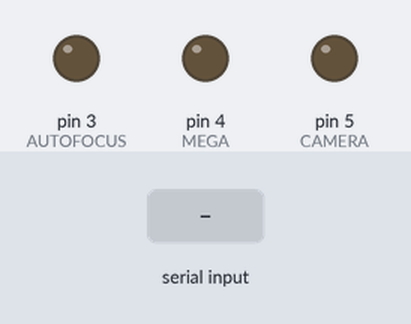
Recording of a sketch running on a simulated Arduino Mega 2560, built with avr-gcc and run on an emulated ATmega2560. On the bench: output pins drawn as LEDs (lit = HIGH). Dashed ring = blinking. Inputs (shaded band) come from the test bench.

Above: at 1.2 s.
1.3 s: "m" received over Serial
At 2.12 s:
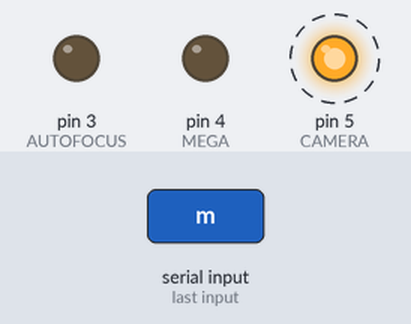
4.3 s: "r" received over Serial
At 5.7 s:
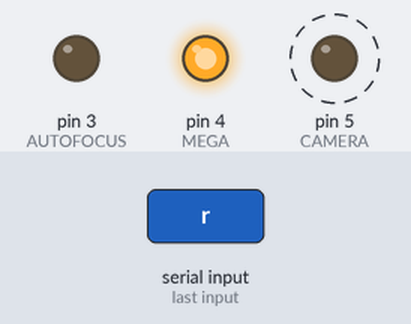
7.3 s: "c" received over Serial
At 8.9 s:
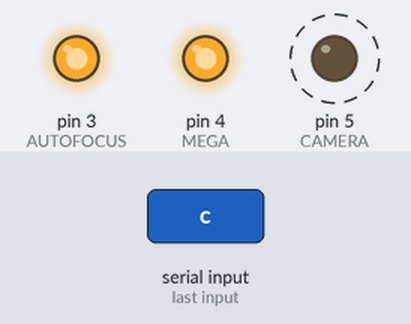
10.3 s: "r" received over Serial
At 10.42 s:
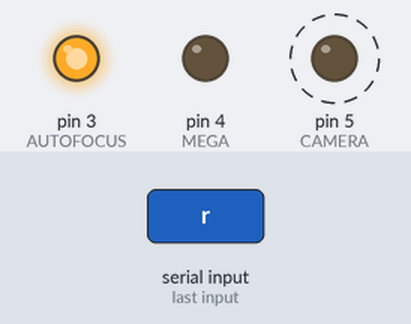
12.0 s: "l" received over Serial
At 13.0 s:
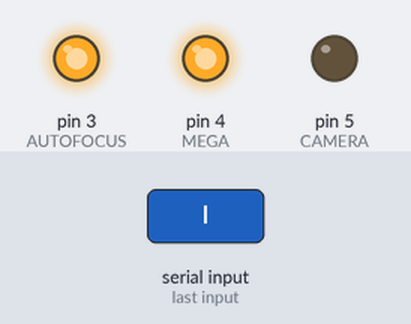
13.5 s: "j" received over Serial
At 14.6 s:
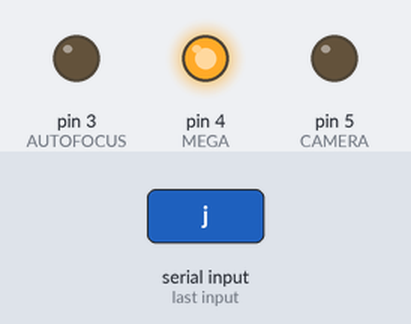
Timing chart, 0 to 16.0 s (numbered marks = the images above; inputs shaded):
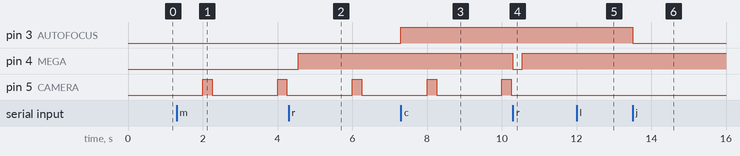

The sketch:

cameraControlv3.ino
```cpp
/* cameraControlv3 -
This program controls the camera for the aerial imaging platform,
 gets a char over the serial connection and determines which command is sent,
 takes pictures, sets multishoot mode, sets autofocus and
 sends reset signal to the Mega, if needed
 By Michael Carlson (mic2169853@maricopa.edu)
 08/07/2013
 */

#define CAMERA 5
#define MEGA 4
#define AUTOFOCUS 3
//#define DEBUG


char command;
boolean multishoot;
long lastPicTime;
long currTime;

//setup: set output pins, start serial connection and initialize variables
void setup()
{
  pinMode(CAMERA, OUTPUT);
  pinMode(MEGA, OUTPUT);
  pinMode(AUTOFOCUS, OUTPUT);
  Serial.begin(57600);
  multishoot = false;
  lastPicTime = 0;
}//end setup()

void loop()
{
  //if there is a value in the serial buffer
  if(Serial.available() > 0)
  {
    command = Serial.read();
  //commands: 't' = take picture, 'm' = multishoot mode on
  //'l' = multishoot mode off, 'r'=reset the Mega
  // 'c' = turn on autofocuss, 'j' = turn off autofocus
  switch(command)
  {
    case 't':
      takePicture();
      break;

    case 'm':
      multishoot = true;
      break;

    case 'l':
      multishoot = false;
      break;

    case 'r':
      digitalWrite(MEGA, LOW);
      delay(250);
      digitalWrite(MEGA, HIGH);
      break;

    case 'c':
      digitalWrite(AUTOFOCUS, HIGH);
      break;

    case 'j':
      digitalWrite(AUTOFOCUS, LOW);
      break;

    default:
      Serial.write(command);
      break;
      }//end switch(command)
  }//end if(Serial.available() > 0)
  //set command to null to keep the command from repeating
  command = NULL;
  //get the time for multishoot mode
  currTime = millis();
  #ifdef DEBUG
  Serial.print("currTime is ");
  Serial.println(currTime, DEC);
  #endif
  //if multishoot is enabled
  if(multishoot)
  {
    #ifdef DEBUG
    Serial.println("In multihsoot");
    Serial.print("Before TC, lastPicTime is ");
    Serial.println(lastPicTime, DEC);
    #endif
    //if it has been at least 2 seconds since last picture
    if((currTime - lastPicTime) > 2000)
   {
     takePicture();
     lastPicTime = currTime;
     #ifdef DEBUG
     Serial.print("After taking pic, lastPicTime is ");
     Serial.println(lastPicTime, DEC);
     #endif
   } //end if((currTime - lastPicTime) > 2000)

  }//end if(multishoot)

}//end loop

//void takePicture() sends signal to camera to take a picture
void takePicture()
{
  #ifdef DEBUG
  Serial.println("in takePicture()");
  #endif
  //delay(500);
  digitalWrite(CAMERA, HIGH);
  delay(250);//delayMicroseconds(1000);
  digitalWrite(CAMERA, LOW);
}//end takePicture()
```

Measured:
- after the input at 1.3 s, pin 5 (CAMERA): alternates HIGH for 0.25 s and LOW for 1.8 s, starting after 0.70 s
- after the input at 4.3 s, pin 4 (MEGA): LOW → HIGH after 0.25 s
- after the input at 7.3 s, pin 3 (AUTOFOCUS): LOW → HIGH at once
- after the input at 10.3 s, pin 4 (MEGA): HIGH → LOW at once, → HIGH 0.25 s later
- after the input at 12.0 s, pin 5 (CAMERA): stays LOW (without the input it goes to HIGH after 0.01 s)
- after the input at 13.5 s, pin 3 (AUTOFOCUS): HIGH → LOW at once
